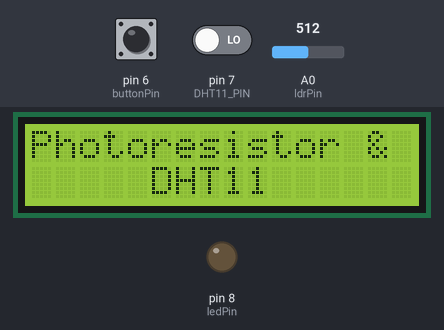
The sketch below on a simulated Arduino Uno, built with avr-gcc and run on an emulated ATmega328P. On the bench: 16×2 character LCD, output pins drawn as LEDs (lit = HIGH). Inputs (shaded band) come from the test bench; at power-on: pin 6 (buttonPin) LOW, A0 (ldrPin) = 512, pin 7 (DHT11_PIN) LOW. What the sketch prints to the serial monitor is not drawn.

Above: at 1.2 s.
1.3 s: pin 6 (buttonPin) pulled HIGH for 0.15 s
At 2.7 s:
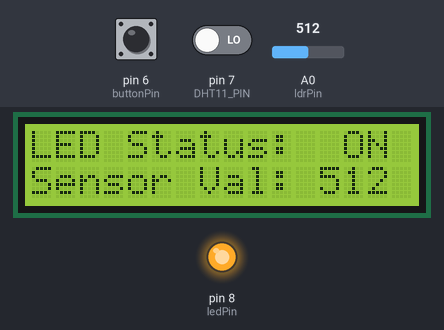
3.0 s: A0 (ldrPin) set to 314
At 4.1 s:
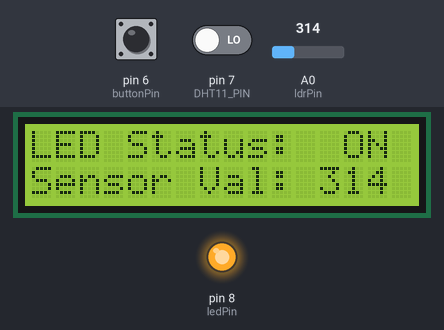
4.5 s: A0 (ldrPin) set to 288
At 5.3 s:
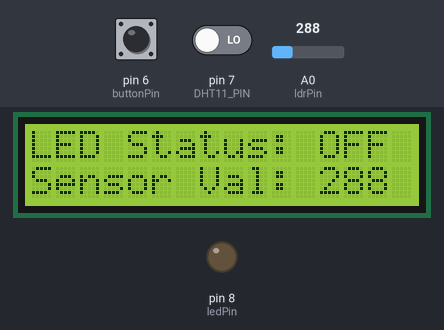
6.0 s: pin 6 (buttonPin) pulled HIGH for 1 s
At 9.0 s:
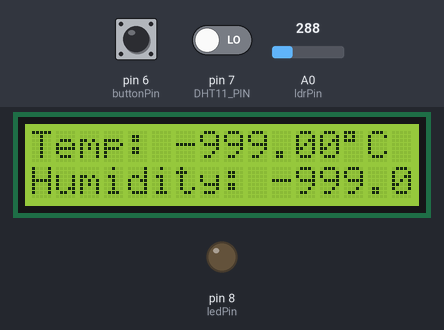
9.3 s: pin 6 (buttonPin) pulled HIGH for 0.15 s
At 10.4 s:
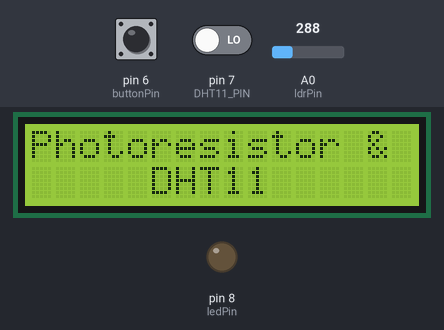
12.4 s: pin 6 (buttonPin) pulled HIGH for 3.2 s
At 16.7 s:
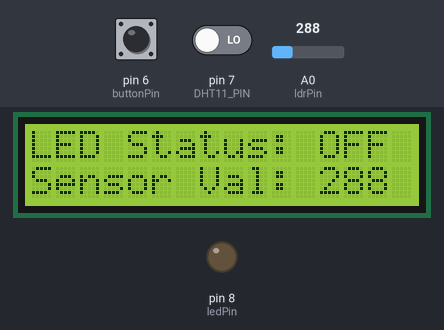
Timing chart, 0 to 18.1 s (numbered marks = the images above; inputs shaded):
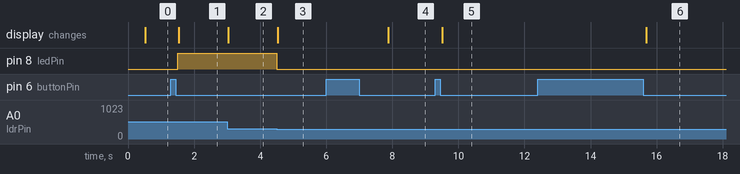

The sketch:

DHT11_Photoresistor.ino
```cpp
#include <dht.h>
#include <LiquidCrystal_I2C.h>
#include <Wire.h>
LiquidCrystal_I2C lcd(0x27, 16, 2); // set the LCD address to 0x27 for a 16 chars and 2 line display

dht DHT;//create a variable type of dht

#define DHT11_PIN 7

const int ledPin = 8;
const int ldrPin = A0;
const int buttonPin = 6;
int buttonClick;
int count;

unsigned long keypressMillis = 0;

void setup() {
  Serial.begin(9600);
  lcd.init();  //initialize the lcd
  lcd.backlight();  //open the backlight
  pinMode(ledPin, OUTPUT);
  pinMode(ldrPin, INPUT);
  pinMode(buttonPin, INPUT);

}

void loop() {
  unsigned long currentMillis = millis();

  buttonClick = digitalRead(buttonPin);
  if (buttonClick == HIGH) {
    delay(50);
    buttonClick = digitalRead(buttonPin);
    if (buttonClick == LOW) {
      delay(10);
      count++;
    }
  }
  if (count == 1) {
    const long interval = 500;
    if ((currentMillis - keypressMillis) >= interval) {

      int ldrStatus = analogRead(ldrPin);

      if (ldrStatus >= 300) {
        lcd.clear();
        digitalWrite(ledPin, HIGH);
        lcd.setCursor(0, 0);
        lcd.print("LED Status:  ON");
        lcd.setCursor(0, 1);
        lcd.print("Sensor Val:");
        lcd.setCursor(12, 1);
        lcd.print(ldrStatus);
        Serial.println(ldrStatus);

      }

      else {
        lcd.clear();
        digitalWrite(ledPin, LOW);
        lcd.setCursor(0, 0);
        lcd.print("LED Status: OFF");
        lcd.setCursor(0, 1);
        lcd.print("Sensor Val:");
        lcd.setCursor(12, 1);
        lcd.print(ldrStatus);

      }
      keypressMillis = currentMillis;
    }
  }
  else if (count == 2) {
    const long interval = 1200;
    if ((currentMillis - keypressMillis) >= interval) {

      int chk = DHT.read11(DHT11_PIN);
      lcd.clear();
      lcd.setCursor(0, 0);
      lcd.print("Temp: ");
      lcd.print(DHT.temperature);
      lcd.print((char)223);
      lcd.print("C");
      lcd.setCursor(0, 1);
      lcd.print("Humidity: ");
      lcd.print(DHT.humidity);
      lcd.print("%");
      keypressMillis = currentMillis;
    }
  }
  else {
    const long interval = 500;
    if ((currentMillis - keypressMillis) >= interval) {
      lcd.clear();
      lcd.setCursor(0, 0);
      lcd.print("Photoresistor &");
      lcd.setCursor(5, 1);
      lcd.print("DHT11");
      count = 0;
      keypressMillis = currentMillis;
    }
  }
}
```

Measured:
- the behaviour switches between 300 and 299 on A0 (ldrPin) (found by bisection; images 2 and 3)
- after the input at 1.3 s, pin 8 (ledPin): LOW → HIGH after 0.20 s; the display: changes after 0.23 s (image 1)
- after the input at 3.0 s, the display: changes at once (image 2)
- after the input at 4.5 s, pin 8 (ledPin): HIGH → LOW at once; the display: changes at once (image 3)
- after the input at 6.0 s, the display: changes after 1.9 s (image 4)
- after the input at 9.3 s, the display: changes after 0.21 s (image 5)
- after the input at 12.4 s, the display: changes after 3.3 s (image 6)
